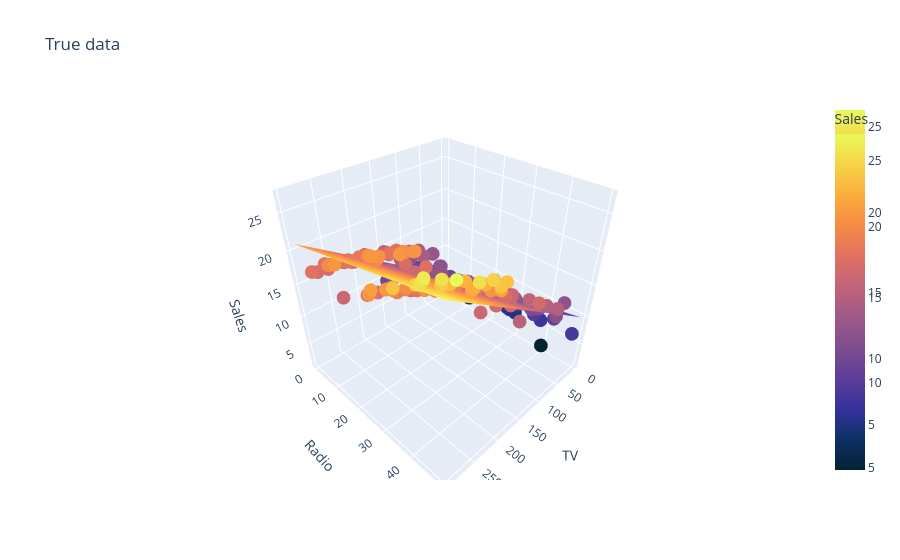

Notebook code cell kept with this figure:
### Code cell
x_range = np.linspace(x['TV'].min(),  x['TV'].max())
y_range = np.linspace(x['Radio'].min(), x['Radio'].max())

xx,yy = np.meshgrid(x_range, y_range)
news_mean = df['Newspaper'].mean()
news_col = np.full(xx.ravel().shape, news_mean)
pred_ip = np.c_[xx.ravel(), yy.ravel(), news_col]

zz = rid.predict(pred_ip).reshape(xx.shape)



fig = px.scatter_3d(df, x = df['TV'],
                    y = df['Radio'],
                    z = df['Sales'],
                    color=df['Sales'],
                    color_continuous_scale='thermal',
                    title='True data')
fig.add_surface(x = x_range, y = y_range, z = zz, colorscale='thermal')

fig.show()

### Figure 1 — Plotly figure (JSON) as saved in the notebook; plotly's stock layout.template omitted (floating-point values rounded to 4 significant figures; data arrays with more than 128 entries replaced by an {"elided": "..."} marker saying what was removed)
{"data": [{"hovertemplate": "TV=%{x}<br>Radio=%{y}<br>Sales=%{marker.color}<extra></extra>", "legendgroup": "", "marker": {"color": {"elided": "200 float values"}, "coloraxis": "coloraxis", "symbol": "circle"}, "mode": "markers", "name": "", "scene": "scene", "showlegend": false, "type": "scatter3d", "x": {"elided": "200 float values"}, "y": {"elided": "200 float values"}, "z": {"elided": "200 float values"}}, {"colorscale": [[0, "rgb(3, 35, 51)"], [0.09091, "rgb(13, 48, 100)"], [0.1818, "rgb(53, 50, 155)"], [0.2727, "rgb(93, 62, 153)"], [0.3636, "rgb(126, 77, 143)"], [0.4545, "rgb(158, 89, 135)"], [0.5455, "rgb(193, 100, 121)"], [0.6364, "rgb(225, 113, 97)"], [0.7273, "rgb(246, 139, 69)"], [0.8182, "rgb(251, 173, 60)"], [0.9091, "rgb(246, 211, 70)"], [1, "rgb(231, 250, 90)"]], "type": "surface", "x": [0.7, 6.735, 12.77, 18.8, 24.84, 30.87, 36.91, 42.94, 48.98, 55.01, 61.05, 67.08, 73.12, 79.15, 85.19, 91.22, 97.26, 103.3, 109.3, 115.4, 121.4, 127.4, 133.5, 139.5, 145.5, 151.6, 157.6, 163.6, 169.7, 175.7, 181.7, 187.8, 193.8, 199.8, 205.9, 211.9, 217.9, 224.0, 230.0, 236.1, 242.1, 248.1, 254.2, 260.2, 266.2, 272.3, 278.3, 284.3, 290.4, 296.4], "y": [0.0, 1.012, 2.024, 3.037, 4.049, 5.061, 6.073, 7.086, 8.098, 9.11, 10.12, 11.13, 12.15, 13.16, 14.17, 15.18, 16.2, 17.21, 18.22, 19.23, 20.24, 21.26, 22.27, 23.28, 24.29, 25.31, 26.32, 27.33, 28.34, 29.36, 30.37, 31.38, 32.39, 33.4, 34.42, 35.43, 36.44, 37.45, 38.47, 39.48, 40.49, 41.5, 42.51, 43.53, 44.54, 45.55, 46.56, 47.58, 48.59, 49.6], "z": {"elided": "50x50 float values"}}], "layout": {"coloraxis": {"colorbar": {"title": {"text": "Sales"}}, "colorscale": [[0, "rgb(3, 35, 51)"], [0.09091, "rgb(13, 48, 100)"], [0.1818, "rgb(53, 50, 155)"], [0.2727, "rgb(93, 62, 153)"], [0.3636, "rgb(126, 77, 143)"], [0.4545, "rgb(158, 89, 135)"], [0.5455, "rgb(193, 100, 121)"], [0.6364, "rgb(225, 113, 97)"], [0.7273, "rgb(246, 139, 69)"], [0.8182, "rgb(251, 173, 60)"], [0.9091, "rgb(246, 211, 70)"], [1, "rgb(231, 250, 90)"]]}, "legend": {"tracegroupgap": 0}, "scene": {"domain": {"x": [0, 1], "y": [0, 1]}, "xaxis": {"title": {"text": "TV"}}, "yaxis": {"title": {"text": "Radio"}}, "zaxis": {"title": {"text": "Sales"}}}, "title": {"text": "True data"}}}
